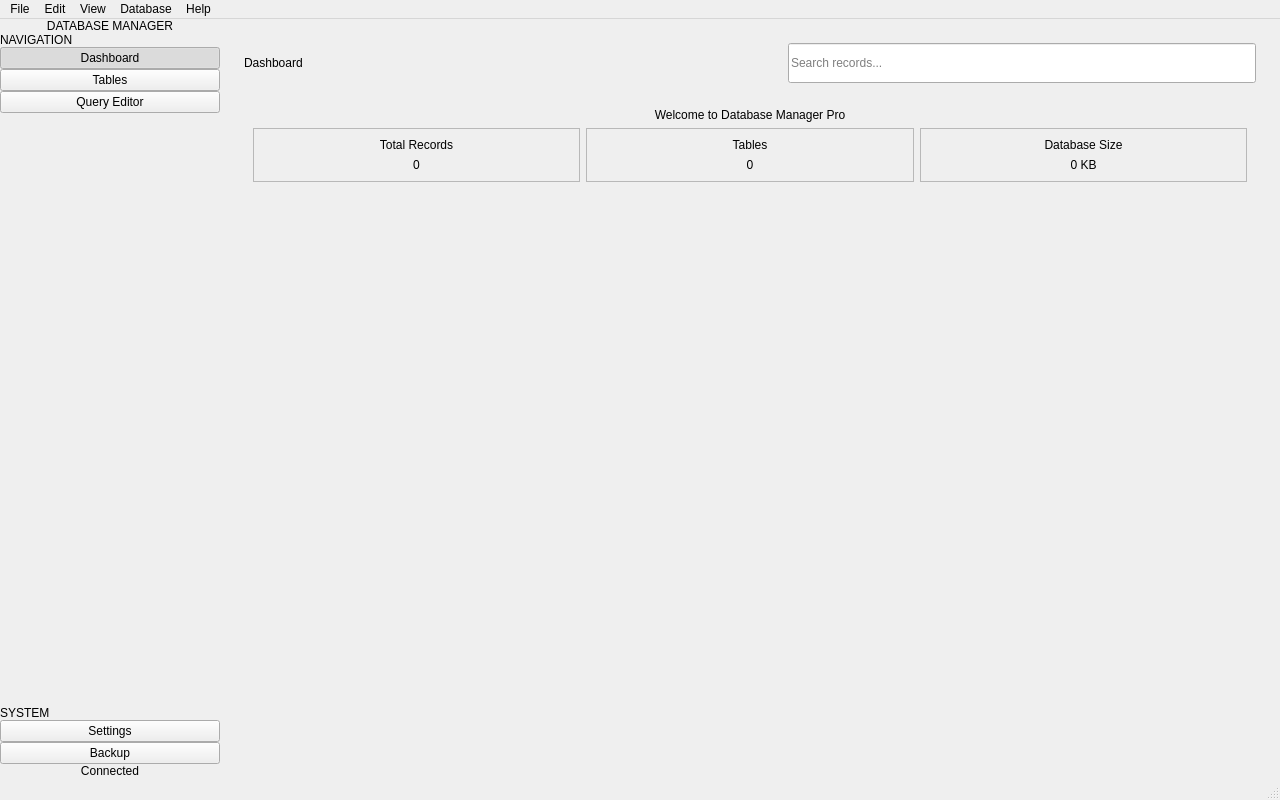
<?xml version="1.0" encoding="UTF-8"?>
<ui version="4.0">
 <class>MainWindow</class>
 <widget class="QMainWindow" name="MainWindow">
  <property name="geometry">
   <rect>
    <x>0</x>
    <y>0</y>
    <width>1280</width>
    <height>800</height>
   </rect>
  </property>
  <property name="windowTitle">
   <string>Database Manager Pro</string>
  </property>
  <widget class="QWidget" name="centralwidget">
   <layout class="QHBoxLayout" name="mainHorizontalLayout">
    <property name="spacing">
     <number>0</number>
    </property>
    <property name="leftMargin">
     <number>0</number>
    </property>
    <property name="topMargin">
     <number>0</number>
    </property>
    <property name="rightMargin">
     <number>0</number>
    </property>
    <property name="bottomMargin">
     <number>0</number>
    </property>
    <item>
     <widget class="QFrame" name="sidebarFrame">
      <property name="minimumSize">
       <size>
        <width>220</width>
        <height>0</height>
       </size>
      </property>
      <property name="maximumSize">
       <size>
        <width>220</width>
        <height>16777215</height>
       </size>
      </property>
      <layout class="QVBoxLayout" name="sidebarLayout">
       <property name="spacing">
        <number>0</number>
       </property>
       <property name="leftMargin">
        <number>0</number>
       </property>
       <property name="topMargin">
        <number>0</number>
       </property>
       <property name="rightMargin">
        <number>0</number>
       </property>
       <property name="bottomMargin">
        <number>0</number>
       </property>
       <item>
        <widget class="QLabel" name="logoLabel">
         <property name="text">
          <string>DATABASE MANAGER</string>
         </property>
         <property name="alignment">
          <set>Qt::AlignmentFlag::AlignCenter</set>
         </property>
        </widget>
       </item>
       <item>
        <widget class="QLabel" name="navLabel">
         <property name="text">
          <string>NAVIGATION</string>
         </property>
        </widget>
       </item>
       <item>
        <widget class="QPushButton" name="btnDashboard">
         <property name="text">
          <string>Dashboard</string>
         </property>
         <property name="checkable">
          <bool>true</bool>
         </property>
         <property name="checked">
          <bool>true</bool>
         </property>
        </widget>
       </item>
       <item>
        <widget class="QPushButton" name="btnTables">
         <property name="text">
          <string>Tables</string>
         </property>
         <property name="checkable">
          <bool>true</bool>
         </property>
        </widget>
       </item>
       <item>
        <widget class="QPushButton" name="btnQuery">
         <property name="text">
          <string>Query Editor</string>
         </property>
         <property name="checkable">
          <bool>true</bool>
         </property>
        </widget>
       </item>
       <item>
        <spacer name="sidebarSpacer">
         <property name="orientation">
          <enum>Qt::Orientation::Vertical</enum>
         </property>
         <property name="sizeHint" stdset="0">
          <size>
           <width>20</width>
           <height>40</height>
          </size>
         </property>
        </spacer>
       </item>
       <item>
        <widget class="QLabel" name="systemLabel">
         <property name="text">
          <string>SYSTEM</string>
         </property>
        </widget>
       </item>
       <item>
        <widget class="QPushButton" name="btnSettings">
         <property name="text">
          <string>Settings</string>
         </property>
        </widget>
       </item>
       <item>
        <widget class="QPushButton" name="btnBackup">
         <property name="text">
          <string>Backup</string>
         </property>
        </widget>
       </item>
       <item>
        <widget class="QLabel" name="connectionStatus">
         <property name="text">
          <string>Connected</string>
         </property>
         <property name="alignment">
          <set>Qt::AlignmentFlag::AlignCenter</set>
         </property>
        </widget>
       </item>
      </layout>
     </widget>
    </item>
    <item>
     <layout class="QVBoxLayout" name="mainContentLayout">
      <property name="spacing">
       <number>16</number>
      </property>
      <property name="leftMargin">
       <number>24</number>
      </property>
      <property name="topMargin">
       <number>24</number>
      </property>
      <property name="rightMargin">
       <number>24</number>
      </property>
      <property name="bottomMargin">
       <number>24</number>
      </property>
      <item>
       <layout class="QHBoxLayout" name="headerLayout">
        <item>
         <widget class="QLabel" name="pageTitle">
          <property name="text">
           <string>Dashboard</string>
          </property>
         </widget>
        </item>
        <item>
         <spacer name="headerSpacer">
          <property name="orientation">
           <enum>Qt::Orientation::Horizontal</enum>
          </property>
          <property name="sizeHint" stdset="0">
           <size>
            <width>40</width>
            <height>20</height>
           </size>
          </property>
         </spacer>
        </item>
        <item>
         <widget class="QLineEdit" name="searchEdit">
          <property name="minimumSize">
           <size>
            <width>300</width>
            <height>40</height>
           </size>
          </property>
          <property name="placeholderText">
           <string>Search records...</string>
          </property>
          <property name="clearButtonEnabled">
           <bool>true</bool>
          </property>
         </widget>
        </item>
       </layout>
      </item>
      <item>
       <widget class="QStackedWidget" name="stackedWidget">
        <property name="currentIndex">
         <number>0</number>
        </property>
        <widget class="QWidget" name="dashboardPage">
         <layout class="QVBoxLayout" name="dashboardLayout">
          <item>
           <widget class="QLabel" name="dashboardWelcome">
            <property name="text">
             <string>Welcome to Database Manager Pro</string>
            </property>
            <property name="alignment">
             <set>Qt::AlignmentFlag::AlignCenter</set>
            </property>
           </widget>
          </item>
          <item>
           <layout class="QHBoxLayout" name="statsLayout">
            <item>
             <widget class="QFrame" name="statCard1">
              <property name="frameShape">
               <enum>QFrame::Shape::StyledPanel</enum>
              </property>
              <layout class="QVBoxLayout" name="statCard1Layout">
               <item>
                <widget class="QLabel" name="statLabel1">
                 <property name="text">
                  <string>Total Records</string>
                 </property>
                 <property name="alignment">
                  <set>Qt::AlignmentFlag::AlignCenter</set>
                 </property>
                </widget>
               </item>
               <item>
                <widget class="QLabel" name="statValue1">
                 <property name="text">
                  <string>0</string>
                 </property>
                 <property name="alignment">
                  <set>Qt::AlignmentFlag::AlignCenter</set>
                 </property>
                </widget>
               </item>
              </layout>
             </widget>
            </item>
            <item>
             <widget class="QFrame" name="statCard2">
              <property name="frameShape">
               <enum>QFrame::Shape::StyledPanel</enum>
              </property>
              <layout class="QVBoxLayout" name="statCard2Layout">
               <item>
                <widget class="QLabel" name="statLabel2">
                 <property name="text">
                  <string>Tables</string>
                 </property>
                 <property name="alignment">
                  <set>Qt::AlignmentFlag::AlignCenter</set>
                 </property>
                </widget>
               </item>
               <item>
                <widget class="QLabel" name="statValue2">
                 <property name="text">
                  <string>0</string>
                 </property>
                 <property name="alignment">
                  <set>Qt::AlignmentFlag::AlignCenter</set>
                 </property>
                </widget>
               </item>
              </layout>
             </widget>
            </item>
            <item>
             <widget class="QFrame" name="statCard3">
              <property name="frameShape">
               <enum>QFrame::Shape::StyledPanel</enum>
              </property>
              <layout class="QVBoxLayout" name="statCard3Layout">
               <item>
                <widget class="QLabel" name="statLabel3">
                 <property name="text">
                  <string>Database Size</string>
                 </property>
                 <property name="alignment">
                  <set>Qt::AlignmentFlag::AlignCenter</set>
                 </property>
                </widget>
               </item>
               <item>
                <widget class="QLabel" name="statValue3">
                 <property name="text">
                  <string>0 KB</string>
                 </property>
                 <property name="alignment">
                  <set>Qt::AlignmentFlag::AlignCenter</set>
                 </property>
                </widget>
               </item>
              </layout>
             </widget>
            </item>
           </layout>
          </item>
          <item>
           <spacer name="dashboardSpacer">
            <property name="orientation">
             <enum>Qt::Orientation::Vertical</enum>
            </property>
            <property name="sizeHint" stdset="0">
             <size>
              <width>20</width>
              <height>40</height>
             </size>
            </property>
           </spacer>
          </item>
         </layout>
        </widget>
        <widget class="QWidget" name="tablesPage">
         <layout class="QHBoxLayout" name="tablesPageLayout">
          <property name="spacing">
           <number>12</number>
          </property>
          <item>
           <widget class="QFrame" name="tableListFrame">
            <property name="minimumSize">
             <size>
              <width>220</width>
              <height>0</height>
             </size>
            </property>
            <property name="maximumSize">
             <size>
              <width>280</width>
              <height>16777215</height>
             </size>
            </property>
            <property name="frameShape">
             <enum>QFrame::Shape::StyledPanel</enum>
            </property>
            <layout class="QVBoxLayout" name="tableListLayout">
             <property name="spacing">
              <number>8</number>
             </property>
             <item>
              <widget class="QLabel" name="tableListTitle">
               <property name="text">
                <string>Database Tables</string>
               </property>
               <property name="alignment">
                <set>Qt::AlignmentFlag::AlignCenter</set>
               </property>
              </widget>
             </item>
             <item>
              <layout class="QHBoxLayout" name="tableListActionsLayout">
               <item>
                <widget class="QPushButton" name="btnAddTable">
                 <property name="text">
                  <string>Add Table</string>
                 </property>
                </widget>
               </item>
               <item>
                <widget class="QPushButton" name="btnRefreshTables">
                 <property name="text">
                  <string>Refresh</string>
                 </property>
                </widget>
               </item>
              </layout>
             </item>
             <item>
              <widget class="QListWidget" name="tableListWidget">
               <property name="alternatingRowColors">
                <bool>true</bool>
               </property>
              </widget>
             </item>
            </layout>
           </widget>
          </item>
          <item>
           <widget class="QFrame" name="tableContentFrame">
            <property name="frameShape">
             <enum>QFrame::Shape::StyledPanel</enum>
            </property>
            <layout class="QVBoxLayout" name="tableContentLayout">
             <property name="spacing">
              <number>8</number>
             </property>
             <item>
              <layout class="QHBoxLayout" name="tableContentHeaderLayout">
               <item>
                <widget class="QLabel" name="selectedTableLabel">
                 <property name="text">
                  <string>Select a table to view its contents</string>
                 </property>
                </widget>
               </item>
               <item>
                <spacer name="tableContentSpacer">
                 <property name="orientation">
                  <enum>Qt::Orientation::Horizontal</enum>
                 </property>
                 <property name="sizeHint" stdset="0">
                  <size>
                   <width>40</width>
                   <height>20</height>
                  </size>
                 </property>
                </spacer>
               </item>
               <item>
                <widget class="QPushButton" name="btnEditRecord">
                 <property name="text">
                  <string>Edit</string>
                 </property>
                 <property name="enabled">
                  <bool>false</bool>
                 </property>
                </widget>
               </item>
               <item>
                <widget class="QPushButton" name="btnDeleteRecord">
                 <property name="text">
                  <string>Delete</string>
                 </property>
                 <property name="enabled">
                  <bool>false</bool>
                 </property>
                </widget>
               </item>
               <item>
                <widget class="QPushButton" name="btnRefreshTable">
                 <property name="text">
                  <string>Refresh</string>
                 </property>
                 <property name="enabled">
                  <bool>false</bool>
                 </property>
                </widget>
               </item>
               <item>
                <widget class="QPushButton" name="btnExportTable">
                 <property name="text">
                  <string>Export</string>
                 </property>
                 <property name="enabled">
                  <bool>false</bool>
                 </property>
                </widget>
               </item>
              </layout>
             </item>
             <item>
              <widget class="QTableWidget" name="dataTableWidget">
               <property name="alternatingRowColors">
                <bool>true</bool>
               </property>
               <property name="selectionMode">
                <enum>QAbstractItemView::SelectionMode::ExtendedSelection</enum>
               </property>
               <property name="selectionBehavior">
                <enum>QAbstractItemView::SelectionBehavior::SelectRows</enum>
               </property>
               <property name="sortingEnabled">
                <bool>true</bool>
               </property>
              </widget>
             </item>
             <item>
              <layout class="QHBoxLayout" name="recordsInfoLayout">
               <item>
                <widget class="QLabel" name="recordsInfoLabel">
                 <property name="text">
                  <string>No table selected</string>
                 </property>
                </widget>
               </item>
               <item>
                <spacer name="recordsInfoSpacer">
                 <property name="orientation">
                  <enum>Qt::Orientation::Horizontal</enum>
                 </property>
                 <property name="sizeHint" stdset="0">
                  <size>
                   <width>40</width>
                   <height>20</height>
                  </size>
                 </property>
                </spacer>
               </item>
              </layout>
             </item>
            </layout>
           </widget>
          </item>
         </layout>
        </widget>
        <widget class="QWidget" name="queryPage">
         <layout class="QVBoxLayout" name="queryPageLayout">
          <property name="spacing">
           <number>12</number>
          </property>
          <item>
           <widget class="QTextEdit" name="queryEditor">
            <property name="placeholderText">
             <string>-- Enter your SQL query here
SELECT * FROM customers WHERE active = 1;</string>
            </property>
           </widget>
          </item>
          <item>
           <layout class="QHBoxLayout" name="queryActionLayout">
            <item>
             <spacer name="queryActionSpacer">
              <property name="orientation">
               <enum>Qt::Orientation::Horizontal</enum>
              </property>
              <property name="sizeHint" stdset="0">
               <size>
                <width>40</width>
                <height>20</height>
               </size>
              </property>
             </spacer>
            </item>
            <item>
             <widget class="QPushButton" name="btnExecuteQuery">
              <property name="minimumSize">
               <size>
                <width>200</width>
                <height>50</height>
               </size>
              </property>
              <property name="text">
               <string>Execute Query</string>
              </property>
             </widget>
            </item>
           </layout>
          </item>
          <item>
           <widget class="QTableWidget" name="queryResultTable">
            <property name="alternatingRowColors">
             <bool>true</bool>
            </property>
            <property name="selectionBehavior">
             <enum>QAbstractItemView::SelectionBehavior::SelectRows</enum>
            </property>
           </widget>
          </item>
         </layout>
        </widget>
        <widget class="QWidget" name="settingsPage">
         <layout class="QVBoxLayout" name="settingsPageLayout">
          <item>
           <widget class="QLabel" name="settingsTitle">
            <property name="text">
             <string>Application Settings</string>
            </property>
           </widget>
          </item>
          <item>
           <widget class="QGroupBox" name="connectionGroup">
            <property name="title">
             <string>Database Connection</string>
            </property>
            <layout class="QVBoxLayout" name="connectionGroupLayout">
             <item>
              <widget class="QPushButton" name="btnConfigureDatabase">
               <property name="text">
                <string>Configure Database Connection</string>
               </property>
              </widget>
             </item>
            </layout>
           </widget>
          </item>
          <item>
           <spacer name="settingsSpacer">
            <property name="orientation">
             <enum>Qt::Orientation::Vertical</enum>
            </property>
            <property name="sizeHint" stdset="0">
             <size>
              <width>20</width>
              <height>40</height>
             </size>
            </property>
           </spacer>
          </item>
         </layout>
        </widget>
       </widget>
      </item>
     </layout>
    </item>
   </layout>
  </widget>
  <widget class="QMenuBar" name="menubar">
   <property name="geometry">
    <rect>
     <x>0</x>
     <y>0</y>
     <width>1280</width>
     <height>23</height>
    </rect>
   </property>
   <widget class="QMenu" name="menuFile">
    <property name="title">
     <string>File</string>
    </property>
    <addaction name="actionNew"/>
    <addaction name="actionOpen"/>
    <addaction name="actionSave"/>
    <addaction name="separator"/>
    <addaction name="separator"/>
    <addaction name="actionExport"/>
    <addaction name="actionImport"/>
    <addaction name="separator"/>
    <addaction name="actionExit"/>
   </widget>
   <widget class="QMenu" name="menuEdit">
    <property name="title">
     <string>Edit</string>
    </property>
    <addaction name="actionUndo"/>
    <addaction name="actionRedo"/>
    <addaction name="separator"/>
    <addaction name="actionCut"/>
    <addaction name="actionCopy"/>
    <addaction name="actionPaste"/>
    <addaction name="separator"/>
    <addaction name="actionPreferences"/>
   </widget>
   <widget class="QMenu" name="menuView">
    <property name="title">
     <string>View</string>
    </property>
    <addaction name="actionRefresh"/>
    <addaction name="separator"/>
    <addaction name="actionShowSidebar"/>
    <addaction name="separator"/>
    <addaction name="actionFullScreen"/>
   </widget>
   <widget class="QMenu" name="menuDatabase">
    <property name="title">
     <string>Database</string>
    </property>
    <addaction name="separator"/>
    <addaction name="actionConnect_Database"/>
    <addaction name="actionDisconnect"/>
   </widget>
   <widget class="QMenu" name="menuHelp">
    <property name="title">
     <string>Help</string>
    </property>
    <addaction name="actionDocumentation"/>
    <addaction name="actionAbout"/>
   </widget>
   <addaction name="menuFile"/>
   <addaction name="menuEdit"/>
   <addaction name="menuView"/>
   <addaction name="menuDatabase"/>
   <addaction name="menuHelp"/>
  </widget>
  <widget class="QStatusBar" name="statusbar"/>
  <action name="actionNew">
   <property name="text">
    <string>New</string>
   </property>
   <property name="shortcut">
    <string>Ctrl+N</string>
   </property>
  </action>
  <action name="actionOpen">
   <property name="text">
    <string>Open...</string>
   </property>
   <property name="shortcut">
    <string>Ctrl+O</string>
   </property>
  </action>
  <action name="actionSave">
   <property name="text">
    <string>Save</string>
   </property>
   <property name="shortcut">
    <string>Ctrl+S</string>
   </property>
  </action>
  <action name="actionExport">
   <property name="text">
    <string>Export Data...</string>
   </property>
  </action>
  <action name="actionImport">
   <property name="text">
    <string>Import Data...</string>
   </property>
  </action>
  <action name="actionExit">
   <property name="text">
    <string>Exit</string>
   </property>
   <property name="shortcut">
    <string>Ctrl+Q</string>
   </property>
  </action>
  <action name="actionUndo">
   <property name="text">
    <string>Undo</string>
   </property>
   <property name="shortcut">
    <string>Ctrl+Z</string>
   </property>
  </action>
  <action name="actionRedo">
   <property name="text">
    <string>Redo</string>
   </property>
   <property name="shortcut">
    <string>Ctrl+Shift+Z</string>
   </property>
  </action>
  <action name="actionCut">
   <property name="text">
    <string>Cut</string>
   </property>
   <property name="shortcut">
    <string>Ctrl+X</string>
   </property>
  </action>
  <action name="actionCopy">
   <property name="text">
    <string>Copy</string>
   </property>
   <property name="shortcut">
    <string>Ctrl+C</string>
   </property>
  </action>
  <action name="actionPaste">
   <property name="text">
    <string>Paste</string>
   </property>
   <property name="shortcut">
    <string>Ctrl+V</string>
   </property>
  </action>
  <action name="actionPreferences">
   <property name="text">
    <string>Preferences...</string>
   </property>
  </action>
  <action name="actionRefresh">
   <property name="text">
    <string>Refresh</string>
   </property>
   <property name="shortcut">
    <string>F5</string>
   </property>
  </action>
  <action name="actionShowSidebar">
   <property name="checkable">
    <bool>true</bool>
   </property>
   <property name="checked">
    <bool>true</bool>
   </property>
   <property name="text">
    <string>Show Sidebar</string>
   </property>
  </action>
  <action name="actionFullScreen">
   <property name="text">
    <string>Full Screen</string>
   </property>
   <property name="shortcut">
    <string>F11</string>
   </property>
  </action>
  <action name="actionDocumentation">
   <property name="text">
    <string>Documentation</string>
   </property>
   <property name="shortcut">
    <string>F1</string>
   </property>
  </action>
  <action name="actionAbout">
   <property name="text">
    <string>About</string>
   </property>
  </action>
  <action name="actionConnect_Database">
   <property name="text">
    <string>Connect Database</string>
   </property>
  </action>
  <action name="actionDisconnect">
   <property name="text">
    <string>Disconnect</string>
   </property>
  </action>
 </widget>
 <resources/>
 <connections/>
</ui>
